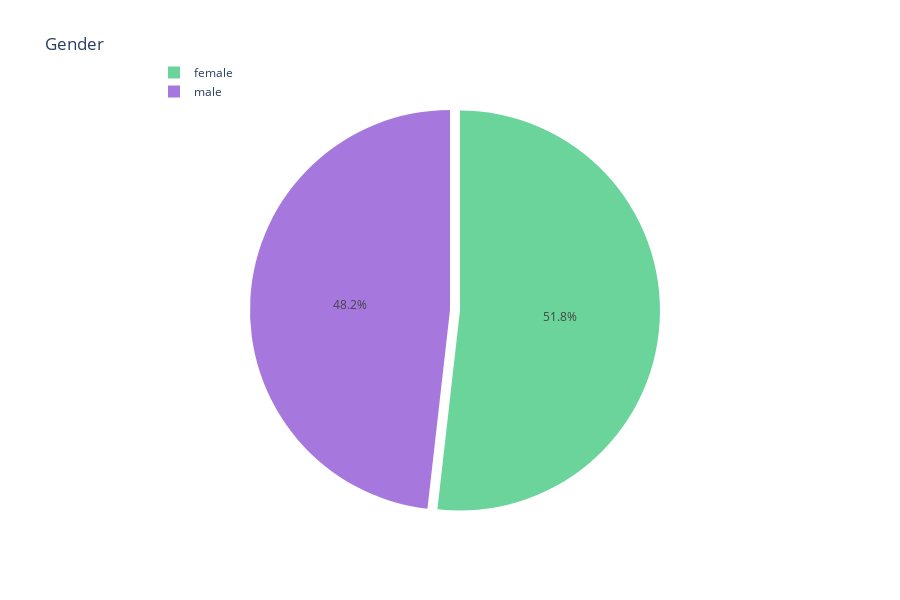

Write notebook code for a chart like this one.
### Code cell
col = "gender"
grouped = df[col].value_counts().reset_index()
grouped = grouped.rename(columns = {col : "count", "index" : col})

## plot
trace = go.Pie(labels=grouped[col], values=grouped['count'], pull=[0.05, 0], marker=dict(colors=["#6ad49b", "#a678de"]))
layout = go.Layout(title=" Gender", height=600, legend=dict(x=0.1, y=1.1))
fig = go.Figure(data = [trace], layout = layout)
iplot(fig)

### Figure 1 — Plotly figure (JSON) as saved in the notebook; plotly's stock layout.template omitted (floating-point values rounded to 4 significant figures)
{"data": [{"labels": ["female", "male"], "marker": {"colors": ["#6ad49b", "#a678de"]}, "pull": [0.05, 0], "type": "pie", "values": [518, 482]}], "layout": {"height": 600, "legend": {"x": 0.1, "y": 1.1}, "title": {"text": " Gender"}}}
